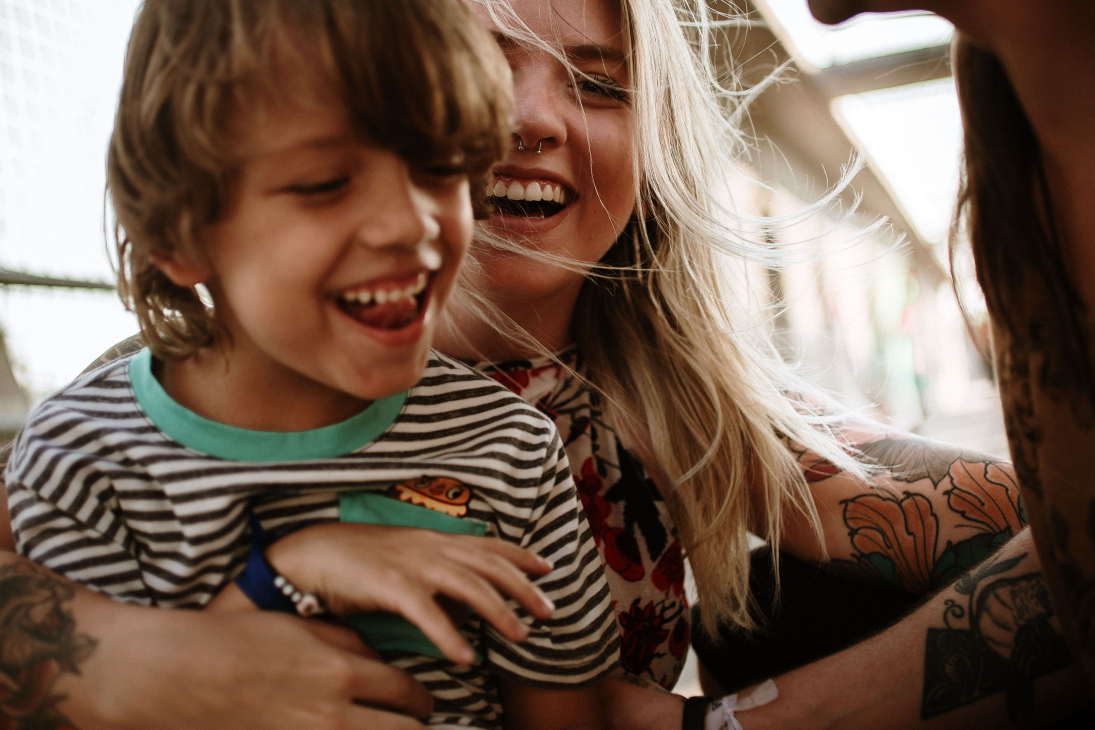
#> input picture images/cabecera/planes-en-casa/juegos.jpg, 5472 x 3648 px (shown at 1/5 size)
$ python process_hero_photos.py
#> lines starting #> are read from the running program, lines starting #| are printed output that depends on the picture
#> in main, im is the input picture: PIL image 5472x3648 RGB; mean R, G, B 117, 93.8, 79.1
"""Procesa las 5 fotos de cabecera de "Planes en casa" (originales ya
descargadas de Pexels en images/cabecera/planes-en-casa/*.jpg) a WebP,
recortadas para su uso en cada hub.

- Horizontales (juegos, crear-y-construir, cocinar-juntos): recorte a
  ratio ancho, pensado para cabecera a ancho completo del bloque
  .cat-hero-2 (max-width 1080px). Salida 1400x580 (ratio ~2.41:1).
- Verticales (manualidades, experimentos): recorte a ratio retrato,
  pensado para cabecera con la foto en un lateral. Salida 700x900
  (ratio ~0.78:1).

focus_y controla qué parte de la imagen se conserva al recortar
verticalmente (0 = arriba, 1 = abajo), ajustado a mano por foto según
donde esté el contenido relevante.

Uso: python tools/process_hero_photos.py
"""
import pathlib
from PIL import Image

SRC = pathlib.Path(__file__).resolve().parent.parent / "images/cabecera/planes-en-casa"

HORIZONTAL = {
    "juegos.jpg": ("juegos-hero.webp", 0.5),
    "crear-y-construir.jpg": ("crear-y-construir-hero.webp", 0.42),
    "cocinar-juntos.jpg": ("cocinar-juntos-hero.webp", 0.5),
}
HORIZ_SIZE = (1400, 580)

VERTICAL = {
    "manualidades.jpg": ("manualidades-hero.webp", 0.5),
    "experimentos.jpg": ("experimentos-hero.webp", 0.38),
}
VERT_SIZE = (700, 900)


def crop_to_ratio(im: Image.Image, target_w: int, target_h: int, focus_y: float) -> Image.Image:
#> called with target_w = 1400, target_h = 580, focus_y = 0.5
    target_ratio = target_w / target_h
    w, h = im.size
#> w = 5472; h = 3648
    src_ratio = w / h
#> src_ratio = 1.5
    if src_ratio > target_ratio:
        # imagen mas ancha que el objetivo: recortar por los lados, centrado
        new_w = int(h * target_ratio)
        x0 = (w - new_w) // 2
        box = (x0, 0, x0 + new_w, h)
    else:
        # imagen mas alta que el objetivo: recortar arriba/abajo segun focus_y
        new_h = int(w / target_ratio)
#> new_h = 2266
        max_y0 = h - new_h
#> max_y0 = 1382
        y0 = int(max_y0 * focus_y)
#> y0 = 691
        y0 = max(0, min(y0, max_y0))
        box = (0, y0, w, y0 + new_h)
#> box = (0, 691, 5472, 2957)
    cropped = im.crop(box)
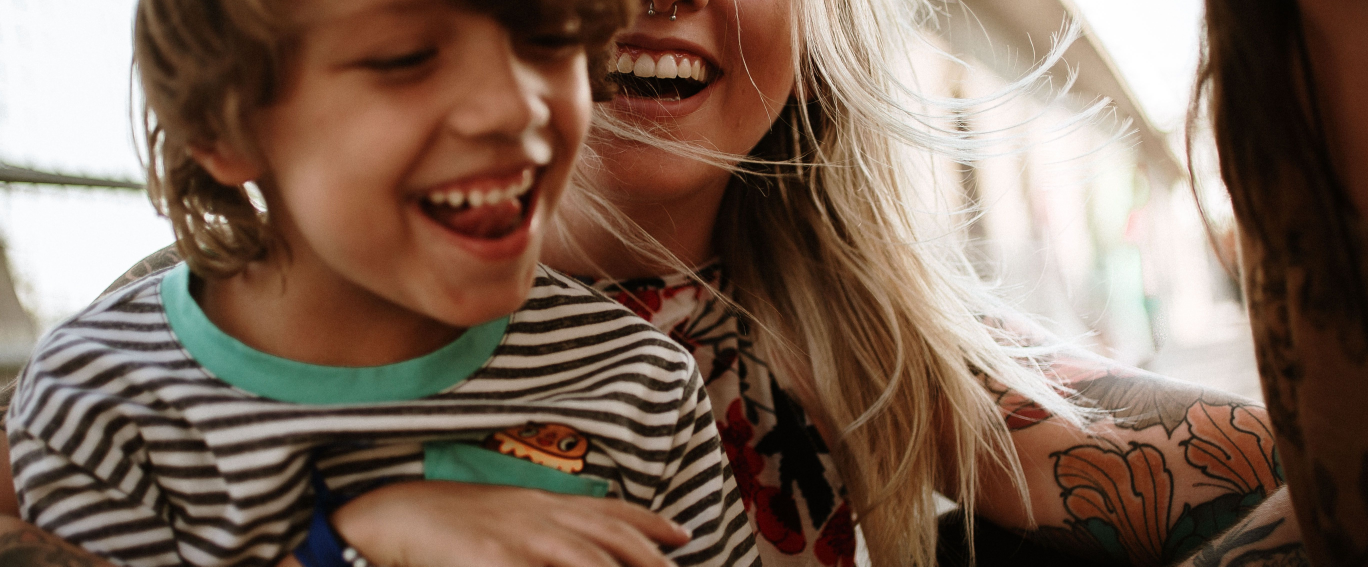
#> cropped: PIL image 5472x2266 RGB (shown at 1/4 size); mean R, G, B 124.3, 101.5, 86.8
    return cropped.resize((target_w, target_h), Image.LANCZOS)
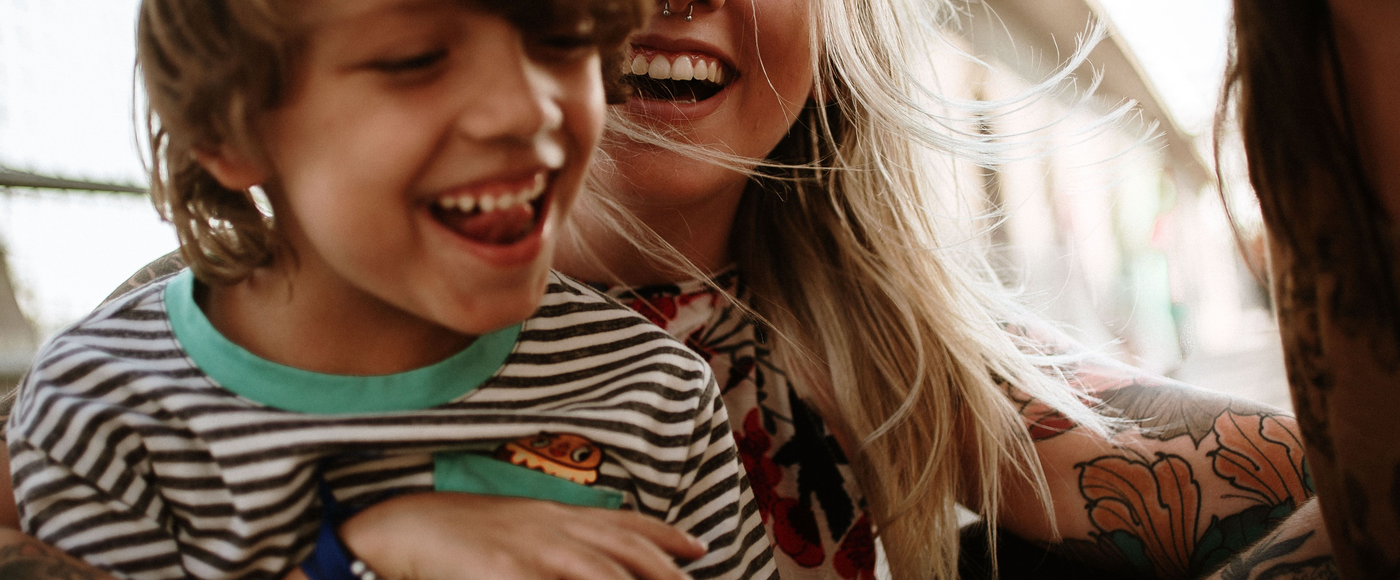
#> returned value: PIL image 1400x580 RGB; mean R, G, B 124.3, 101.5, 86.8


def main():
    for fname, (out_name, focus_y) in {**HORIZONTAL, **VERTICAL}.items():
        src_path = SRC / fname
        im = Image.open(src_path).convert("RGB")
        if fname in HORIZONTAL:
            out = crop_to_ratio(im, *HORIZ_SIZE, focus_y)
        else:
            out = crop_to_ratio(im, *VERT_SIZE, focus_y)
        out_path = SRC / out_name
        out.save(out_path, "WEBP", quality=82, method=6)
        print(f"{fname} -> {out_name} ({out.size[0]}x{out.size[1]}, {out_path.stat().st_size} bytes)")
#| juegos.jpg -> juegos-hero.webp (1400x580, 70648 bytes)
#> pass 2 of the loop in main, `for fname, (out_name, focus_y) in {**HORIZONTAL, **VERTICAL}.items():`:
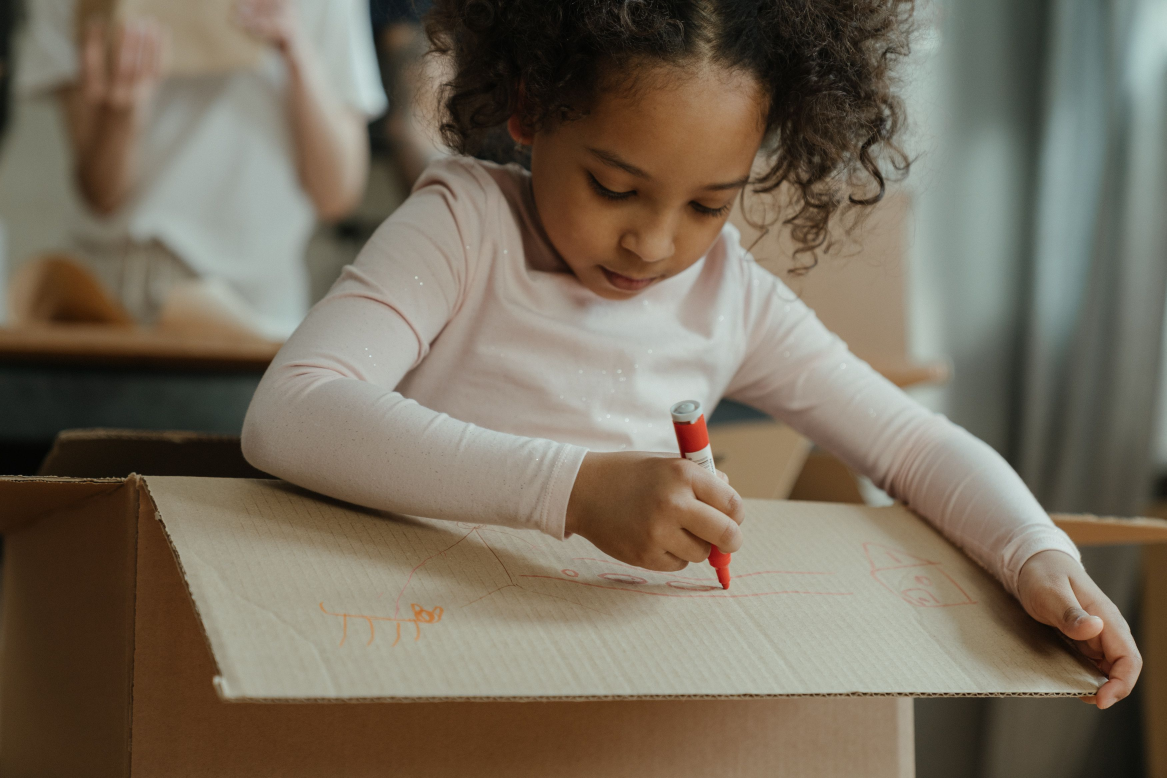
#> input picture images/cabecera/planes-en-casa/crear-y-construir.jpg, 3500 x 2333 px (shown at 1/3 size)
#> in main, im is the input picture: PIL image 3500x2333 RGB; mean R, G, B 119.7, 109.4, 93.5
#> in crop_to_ratio (call 2), `cropped = im.crop(box)`:
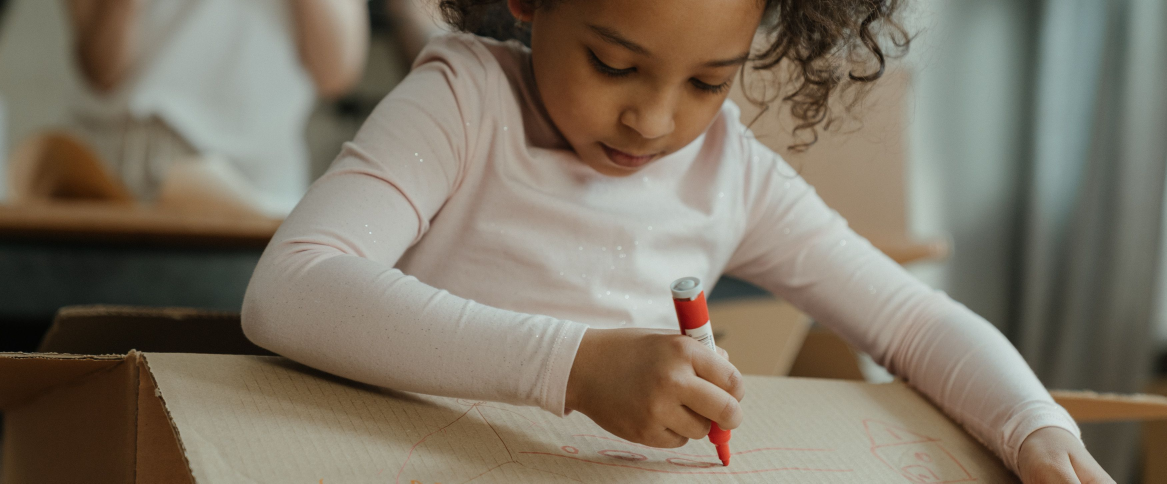
#> cropped: PIL image 3500x1450 RGB (shown at 1/3 size); mean R, G, B 126.4, 116.7, 101.5
#> in crop_to_ratio (call 2), `return cropped.resize((target_w, target_h), Image.LANCZOS)`:
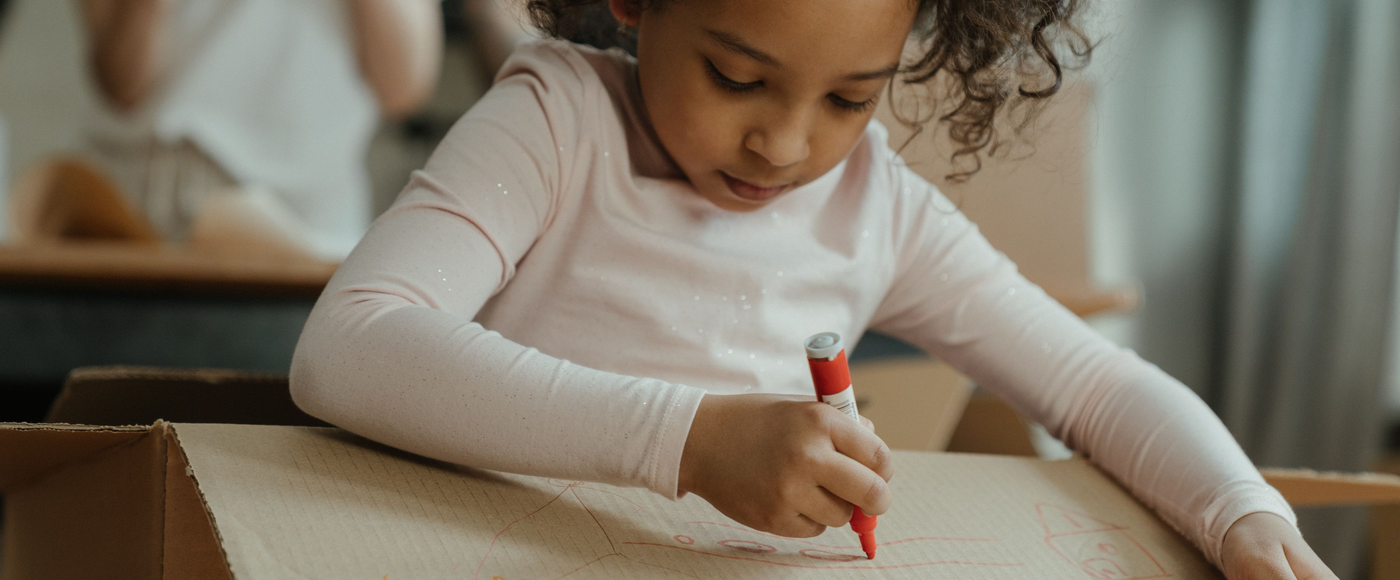
#> returned value: PIL image 1400x580 RGB; mean R, G, B 126.4, 116.7, 101.5


if __name__ == "__main__":
#> (the run stopped early here; a loop or call above may not have finished)
